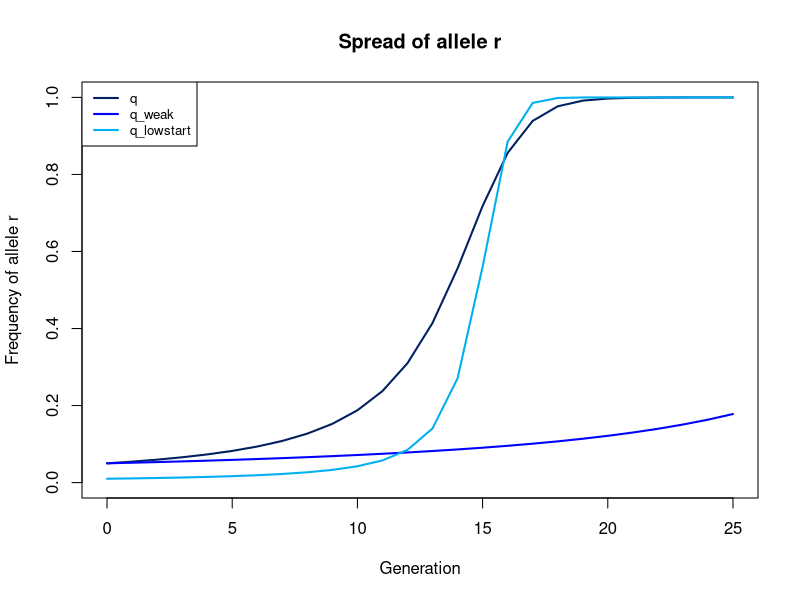

Write R code to recreate this figure.
## ---- chunk 1
w_SS <- 0.35 # the probability of surviving to reproduce of genotype SS
w_Sr <- 0.35 # the probability of surviving to reproduce of genotype Sr
w_rr <- 1.0  # the probability of surviving to reproduce of genotype rr
## ---- chunk 2
number_of_generations <- 25
## ---- chunk 3
generations <- 0:number_of_generations
generations
## ---- chunk 4
q <- rep(0, length.out = number_of_generations + 1)
q[1] <- 0.05
q
## ---- chunk 5
for ( n in 1:(length(q)-1) ) {
  q_n <- q[n]
  p_n <- 1 - q_n
  w_bar <- p_n * p_n * w_SS + 2 * p_n * q_n * w_Sr + q_n * q_n * w_rr
  q[n+1] <- (p_n * q_n * w_Sr + q_n * q_n * w_rr) / w_bar
}
q
## ---- chunk 6
w_bar <- rep(0, length.out = number_of_generations)
for ( n in 1:(length(q)-1) ) {
  q_n <- q[n]
  p_n <- 1 - q_n
  w_bar[n] <- p_n * p_n * w_SS + 2 * p_n * q_n * w_Sr + q_n * q_n * w_rr
  q[n+1] <- (p_n * q_n * w_Sr + q_n * q_n * w_rr) / w_bar[n]
}
q
w_bar
## ---- chunk 7
w_SS_weak <- 0.6
w_Sr_weak <- 0.6
q_weak <- rep(0, length.out = number_of_generations + 1)
q_weak[1] <- 0.05
w_bar_weak <- rep(0, length.out = number_of_generations)
for ( n in 1:(length(q)-1) ) {
  q_n <- q_weak[n]
  p_n <- 1 - q_n
  w_bar_weak[n] <- p_n * p_n * w_SS_weak + 2 * p_n * q_n * w_Sr_weak + q_n * q_n * w_rr
  q_weak[n+1] <- (p_n * q_n * w_Sr_weak + q_n * q_n * w_rr) / w_bar_weak[n]
}
q_weak
w_bar_weak
## ---- chunk 8
w_SS_lowstart <- 0.1
w_Sr_lowstart <- 0.1
q_lowstart <- rep(0, length.out = number_of_generations + 1)
q_lowstart[1] <- 0.01
w_bar_lowstart <- rep(0, length.out = number_of_generations)
for ( n in 1:(length(q)-1) ) {
  q_n <- q_lowstart[n]
  p_n <- 1 - q_n
  w_bar_lowstart[n] <- p_n * p_n * w_SS_lowstart + 2 * p_n * q_n * w_Sr_lowstart + q_n * q_n * w_rr
  q_lowstart[n+1] <- (p_n * q_n * w_Sr_lowstart + q_n * q_n * w_rr) / w_bar_lowstart[n]
}
q_lowstart
w_bar_lowstart
## ---- chunk 9
index <- 1
while (q_lowstart[index] <= q[index]) {
  index <- index + 1
}
paste("Generation:", index)
## ---- chunk 10
plot(generations, q, type = "l", col = "#002060", lwd = 2, ylim = c(0, 1),
     main = "Spread of allele r",
     xlab = "Generation", ylab = "Frequency of allele r")
lines(generations, q_weak, col = "blue", lwd = 2)
lines(generations, q_lowstart, col = "#00B0F0", lwd = 2)
legend(
  "topleft",
  legend = c("q", "q_weak", "q_lowstart"),
  col = c("#002060", "blue", "#00B0F0"), lwd = 2, cex = 0.8, bg = "white"
)
